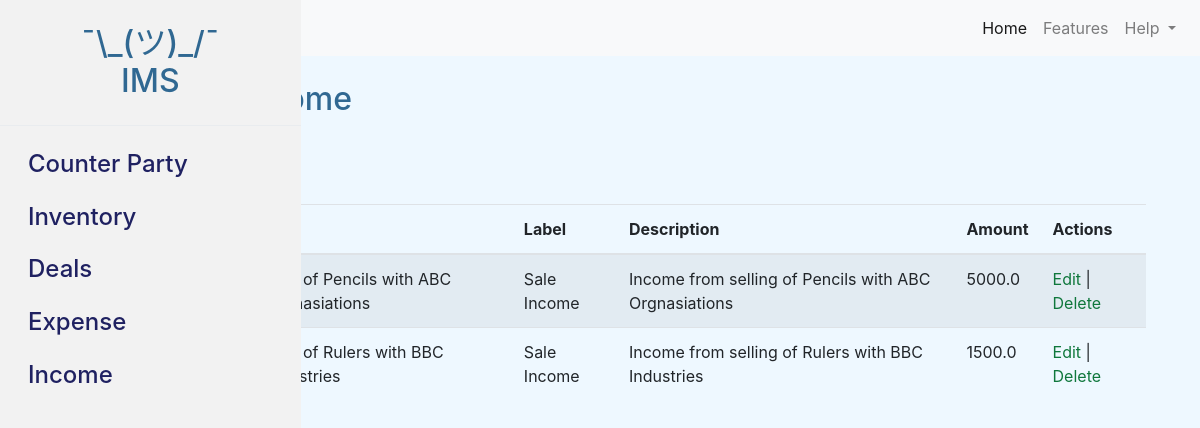
The app's page /income/ with its own data.
### inventoryMgtSys/models.py (models this page shows, shortened)
class Income(models.Model):
    deal = models.ForeignKey(Deal, on_delete=models.CASCADE)
    label = models.CharField(max_length=255)
    description = models.TextField()
    amount = models.FloatField()

class Deal(models.Model):
    DEAL_TYPES = [
        ('Sale', 'sale'),
        ('Purchase', 'purchase'),
    ]
    deal_type = models.CharField(max_length=20, choices=DEAL_TYPES)
    inventory = models.ForeignKey(Inventory, on_delete=models.CASCADE)
    gross_qty_mt = models.FloatField()
    net_qty_mt = models.FloatField()
    counterparty = models.ForeignKey(CounterParty, on_delete=models.CASCADE)
    booking_date = models.DateTimeField()
    shipment_date = models.DateTimeField()
    amount = models.FloatField()
    def __str__(self):
        return f"{self.deal_type} of {self.inventory.product} with {self.counterparty}"

class Inventory(models.Model):
    product = models.CharField(max_length=255)
    initial_qty = models.IntegerField()
    available_qty = models.IntegerField()

class CounterParty(models.Model):
    name = models.CharField(max_length=255)
    email = models.EmailField()
    contact_person = models.CharField(max_length=255)
    address_line = models.CharField(max_length=255)
    city = models.CharField(max_length=100)
    state = models.CharField(max_length=100)
    active = models.BooleanField(default=True)
    def __str__(self):
        return self.name

### inventoryMgtSys/views.py (the view)
# urls.py: path('income/', views.income_list, name='income_list'),
def income_list(request):
   incomes = Income.objects.all()
   return render(request, 'income.html', {'incomes': incomes})

### inventoryMgtSys/templates/income.html
{% extends 'base.html' %}
{% block content %}
{% include 'navbar.html' %}
      {% include 'sidebar.html' %}
      <main role="main" class="col-md-9 ml-sm-auto col-lg-10 px-4 mt-4">
        <div class="container">
            <h2 class="mb-4">Income</h2>
            <a class="btn btn-primary" href="{% url 'income_add' %}">Add</a>
            {% include 'income_list.html' %}
        </div>
      </main>
{% endblock %}

### inventoryMgtSys/templates/income_list.html
<br><br>
<div class="container">
    <table class="table table-striped">
        <thead>
            <tr>
                <th>Deal</th>
                <th>Label</th>
                <th>Description</th>
                <th>Amount</th>
                <th>Actions</th>
            </tr>
        </thead>
        <tbody>
            {% for income in incomes %}
            <tr>
                <td>{{ income.deal }}</td>
                <td>{{ income.label }}</td>
                <td>{{ income.description }}</td>
                <td>{{ income.amount }}</td>
                <td>
                    <a href="{% url 'income_edit' income.pk %}">Edit</a> |
                    <a href="{% url 'income_delete' income.pk %}">Delete</a>
                </td>
            </tr>
            {% endfor %}
        </tbody>
    </table>
 </div>

### inventoryMgtSys/templates/base.html (style rules this page uses)
body { color: #306892; background-color: #eef8ff; }
a { color: #0F773C; }

### records on screen
Income: deal "Sale of Pencils with ABC Orgnasiations", label "Sale Income", description "Income from selling of Pencils with ABC Orgnasiations", amount "5000.0"
Income: deal "Sale of Rulers with BBC Industries", label "Sale Income", description "Income from selling of Rulers with BBC Industries", amount "1500.0"
